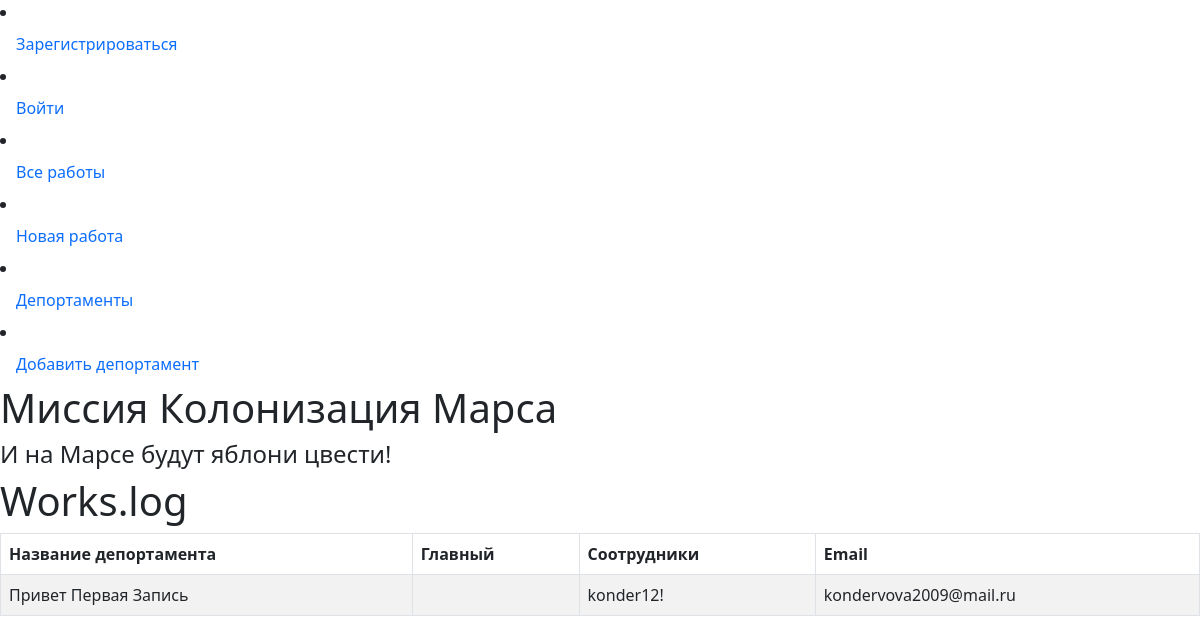
/departaments, run on the app's committed database.
### data/users.py (models this page shows)
class Department(SqlAlchemyBase):
    __tablename__ = "departament"
    id = sqlalchemy.Column(sqlalchemy.Integer, primary_key=True, autoincrement=True)
    title = sqlalchemy.Column(sqlalchemy.String)
    chief = sqlalchemy.Column(sqlalchemy.Integer)
    members = sqlalchemy.Column(sqlalchemy.String)
    email = sqlalchemy.Column(
        sqlalchemy.String, unique=True, nullable=True, default="электронная почта"
    )

### app.py (the view)
@app.route('/departaments')
def departaments():
    db_sess = db_session.create_session()
    deportaments = db_sess.query(Department).all()
    users = {}
    for deportament in deportaments:
        usera = db_sess.query(User).filter(User.id == deportament.members)
        for user in usera:
            users[deportament.id] = f'{user.name} {user.surname}'
    return render_template('departaments.html', deportaments=deportaments, users=users)

### data/db_session.py (called while the page is built)
def create_session() -> Session:
    global __factory
    return __factory()

### templates/departaments.html (shortened to what this page needs)
{% extends "base.html" %}
{% block content %}
<h1>Works.log</h1>
{% for deportament in deportaments%}
<table class="table table-striped table-bordered">
    <thead>
                <tr>
                    <th>Название депортамента</th>
                    <th>Главный</th>
                    <th>Соотрудники</th>
                    <th>Email</th>
                </tr>
            </thead>
            <tbody>
                <tr>
                    <td>{{ deportament.title }}</td>
                    <td>{{ users[deportament.id] }}</td>
                    <td>{{ deportament.members }}</td>
                    <td>{{ deportament.email }}</td>
                </tr>
            </tbody>
        </table>
{% endfor %}
{% endblock %}

### data on the page
Department: title "Привет Первая Запись", members "konder12!", email "kondervova2009@mail.ru"
